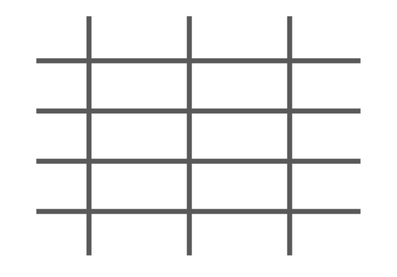
#> input picture phase 2/sample 2.png, 397 x 277 px
$ jupyter execute --allow-errors 'PS-1 using HoughlinesP.ipynb'   (older library calls are emulated)
#> lines starting #> are read from the running program, lines starting #| are printed output that depends on the picture; after the words box and inside, x2 and y2 are one past the last pixel; in counts of white or black regions, pixels touching at a corner belong together
[cell 1]
import numpy as np
import cv2
import tracemalloc
#tracemalloc.start()
                # we will read the image directly as a grayscale image
img = cv2.imread('sample 2.png', cv2.IMREAD_GRAYSCALE) # gaussian filter is not used explicitly as it is already included in the canny function itself
#> img is the input picture: shape (277, 397); min 73, max 255, mean 240
drawn_image = cv2.imread("sample 2.png")

[cell 2]
img = cv2.Canny(img,50,200)
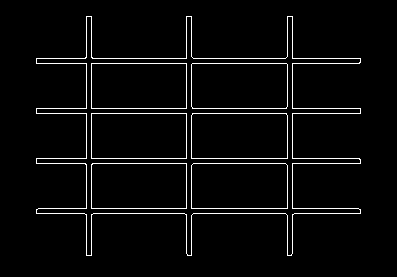
#> img: shape (277, 397); 3.5% white in thin lines or dots, all inside (x1, y1, x2, y2) = (36, 16, 361, 256)
#img = cv2.Sobel(img,cv2.CV_8U,2,2,7)
#img = cv2.dilate(img, None, iterations = 1)  # increases white portion by using a kernal such that atleast one element within should be white.
#img = cv2.erode(img, None, iterations = 1)   # reduces white portion by using a kernal such that all elements within should be white.

# I'm not using above functions for saving processing time in the later part of the code (for finding length).

[cell 3]
h,w = img.shape  #image dimensions in (no. of rows, no. of columns)
#> h = 277; w = 397
h,w
#> Out = (277, 397)

[cell 4]
lines = cv2.HoughLinesP(img,1,np.pi/180,150,maxLineGap = 40)  # HoughLines function gives an output of a 2d-array containing rho and theta values for the corresponding line equations which crossed the vote limit of 200.
#> lines = 14 rows, first 6: [36, 163, 360, 163], [36, 63, 359, 63], [36, 113, 360, 113], [36, 158, 359, 158], [36, 108, 360, 108], [36, 213, 360, 213]
no_of_lines = len(lines) # this gives no. of edges lines identified and crossed vote limit by hough transformation.
#> no_of_lines = 14
print(lines,no_of_lines)
#| [[[ 36 163 360 163]]
#|  [[ 36  63 359  63]]
#|  [[ 36 113 360 113]]
#|  [[ 36 158 359 158]]
#|  [[ 36 108 360 108]]
#|  [[ 36 213 360 213]]
#|  [[ 36  58 360  58]]
#|  [[ 38 208 358 208]]
#|  [[191 255 191  16]]
#|  [[292 253 292  16]]
#|  [[ 86 255  86  16]]
#|  [[287 255 287  16]]
#> (further printed lines are left out)

[cell 5]
line_lengths = np.zeros(no_of_lines,dtype = int)  # to record the line lengths.
line_spacing = []
line_lengths
#lines[2][0][0]
#line = lines[0]
#round(math.degrees(line[0][1]))  # just for calculation purposes

[cell 6]
import math

for i in range(0,no_of_lines):
    y = lines[i][0][3] - lines[i][0][1]
    x = lines[i][0][2] - lines[i][0][0]
    line_lengths[i] = math.sqrt(y**2 + x**2)
#> this loop made 14 passes
#> (y, x) on passes 1 to 12: (0, 324), (0, 323), (0, 324), (0, 323), (0, 324), (0, 324), (0, 324), (0, 320), (-239, 0), (-237, 0), (-239, 0), (-239, 0)
#> after the loop, line_lengths = [324, 323, 324, 323, 324, 324, 324, 320, 239, 237, 239, 239, 237, 239]

line_lengths
#> Out has the same summary as line_lengths

[cell 7]
for i in range(0,no_of_lines-1):
    for j in range(i+1,no_of_lines):
        y = lines[i][0][3] - lines[i][0][1]
        x = lines[i][0][2] - lines[i][0][0]
        if (x != 0):
            a = round(np.degrees(np.arctan(y/x)))
        else:
            a = 90
        y1 = lines[j][0][3] - lines[j][0][1]
        x1 = lines[j][0][2] - lines[j][0][0]
        if (x != 0):
            b = round(np.degrees(np.arctan(y/x)))
        else:
            b = 90
        b = round(np.degrees(np.arctan(y1/x1)))
        if(a == b):
            midy = (lines[i][0][3] + lines[i][0][1])/2
            midx = (lines[i][0][2] + lines[i][0][0])/2
            midy1 = (lines[j][0][3] + lines[j][0][1])/2
            midx1 = (lines[j][0][2] + lines[j][0][0])/2
            string = "the lines "+str(i)+" and "+str(j)+" are parallel"
            dist = round(math.sqrt((midy1-midy)**2 + (midx1-midx)**2))
            line_spacing.append([string,dist])
        else:
            string = "the lines "+str(i)+" and "+str(j)+" are not parallel"
            dist = 0
            line_spacing.append([string,dist])
#> after the loop, line_spacing = 91 items

line_spacing

[cell 8]
for i in range(len(lines)):
    cv2.line(drawn_image,(lines[i][0][0],lines[i][0][1]),(lines[i][0][2],lines[i][0][3]), color = (0,255,0), thickness = 2)
#> this loop made 14 passes
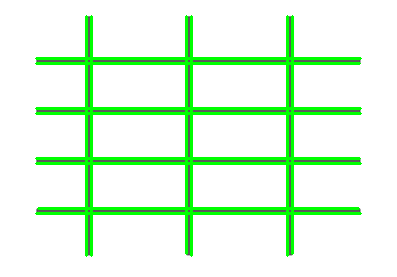
#> drawn_image: shape (277, 397, 3); 10.63% of pixels changed, all inside (x1, y1, x2, y2) = (35, 15, 362, 257)

[cell 9]
cv2.namedWindow('img',cv2.WINDOW_NORMAL)
cv2.imshow('img', img)

cv2.waitKey(0)
#> Out = 27

[cell 10]
cv2.imwrite('canny sample 2.png', img)
#> Out = True
